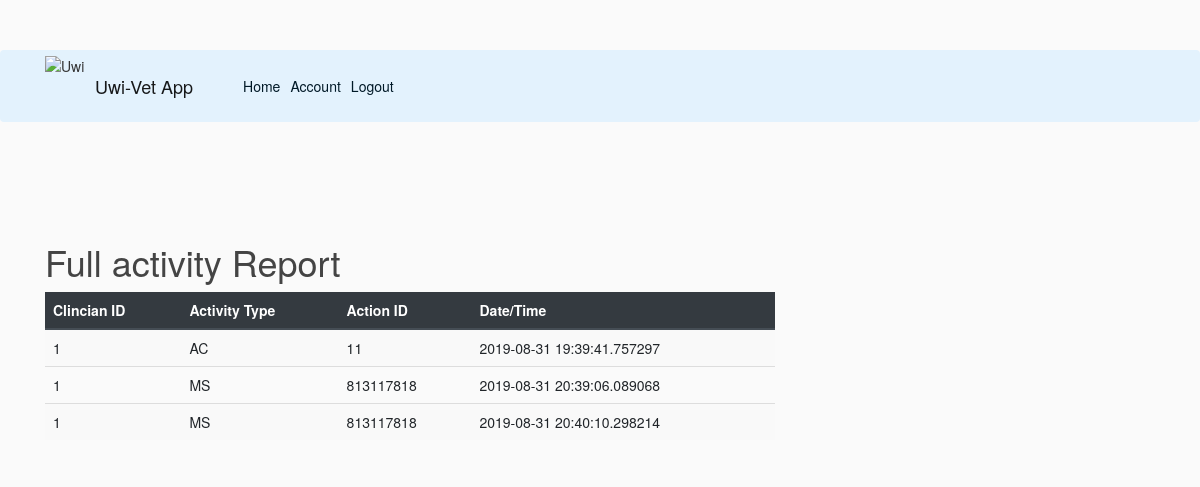
The page /activity (signed in) on the database as committed earlier.
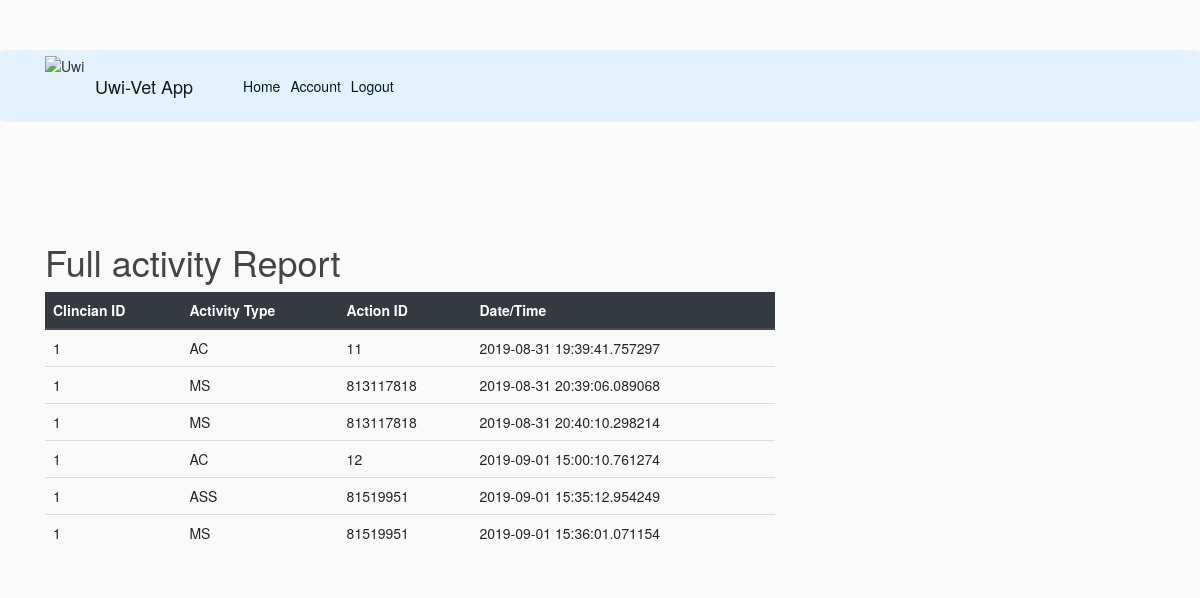
The same page on the database as committed later.
### flaskblog/models.py (models this page shows, shortened)
class Activity(db.Model):
    id = db.Column(db.Integer, primary_key = True, autoincrement=True)
    activityType = db.Column(db.String(10))
    actionID = db.Column(db.Integer)
    clincianID = db.Column(db.Integer)
    timestamp = db.Column(db.DateTime, nullable=False, default=datetime.utcnow)

### flaskblog/routes.py (the view)
@app.route("/activity", methods=['GET'])
@login_required
def activity():
    if current_user.level == 1 or current_user.level == 2:
        records = Activity.query.all()
        return render_template('activity.html', title='Activity.html', Activity=records)
    else:
        flash('ONLY CLINICIANS CAN ACCESS THIS PAGE','danger')
    return redirect(url_for('home'))

### flaskblog/models.py (called while the page is built)
@login_manager.user_loader
def load_user(user_id):
    return User2.query.get(int(user_id))

### flaskblog/templates/activity.html
{% extends "layout.html" %}
{% block content%}
    <h1>Full activity Report</h1>
    <div class="row">
        <div class="col">
            <table class="table table-striped table-hover">
                <thead class="thead-dark">
                    <tr>
                        <th>Clincian ID</th><th>Activity Type</th><th>Action ID</th><th>Date/Time</th>
                    </tr>
                </thead>
                <tbody>
                    {% for val in Activity %}
                    <tr>
                        <td>{{val.clincianID}}</td>
                        <td>{{val.activityType}}</td>
                        <td>{{val.actionID}}</td>
                        <td>{{val.timestamp}}</td>
                    </tr>
                    {% endfor %}
                </tbody>
            </table>
        </div>
    </div>
{% endblock content %}

### flaskblog/templates/layout.html (shortened to what this page needs)
<!DOCTYPE html>
<html lang="en">
<head>
    <link rel="stylesheet" href="https://stackpath.bootstrapcdn.com/bootstrap/4.3.1/css/bootstrap.min.css"
>
    <link href="//maxcdn.bootstrapcdn.com/bootstrap/3.3.0/css/bootstrap.min.css" rel="stylesheet" id="bootstrap-css">
    <link rel="stylesheet" type ="text/css" href="{{ url_for('static', filename='main.css') }}">
    <link href="//netdna.bootstrapcdn.com/font-awesome/4.0.3/css/font-awesome.min.css" rel="stylesheet" type="text/css" />
</head>
<body>
    <header class="site-header">
        <nav class="navbar navbar-expand-lg navbar-light fixed-top" style="background-color: #e3f2fd;">
            <div class="container">
            <img src="https://upload.wikimedia.org/wikipedia/en/thumb/0/01/Coat_of_arms_of_the_University_of_the_West_Indies.png/220px-Coat_of_arms_of_the_University_of_the_West_Indies.png" alt="Uwi" style="width:50px;height:60px;">
            <a class="navbar-brand mr-4" href="/">Uwi-Vet App</a>
            <div class="collapse navbar-collapse" id="navbarToggle">
                <div class="navbar-nav mr-auto">
                <a class="nav-item nav-link" href="{{ url_for('home') }}">Home</a>
                </div>
                <div class="navbar-nav">
                {% if current_user.is_authenticated %}
                    <a class="nav-item nav-link" href="{{ url_for('account') }}">Account</a>
                    <a class="nav-item nav-link" href="{{ url_for('logout') }}">Logout</a>
                {% else %}
                    <a class="nav-item nav-link" href="{{ url_for('login') }}">Login</a>
                {% endif%}
                </div>
            </div>
            </div>
        </nav>
    </header>
    <div>
        <br>
        <br>
        <br>
        <br>
    </div>
    <main role="main" class="container">
        <div class="row">
            <div class="col-md-8">
            {% block content %}{% endblock %}
            </div>
        </div>
      </main>
</body>
</html>

### flaskblog/static/main.css (style rules this page uses)
body { background: #fafafa; color: #333333; margin-top: 5rem; }
h1, h2, h3, h4, h5, h6 { color: #444444; }
.site-header .navbar-nav .nav-link { color: #001927; }

Rows that differ between the two databases and show on the page:
added Activity: clincianID "1", activityType "AC", actionID "12", timestamp "2019-09-01 15:00:10.761274"
added Activity: clincianID "1", activityType "ASS", actionID "81519951", timestamp "2019-09-01 15:35:12.954249"
added Activity: clincianID "1", activityType "MS", actionID "81519951", timestamp "2019-09-01 15:36:01.071154"
